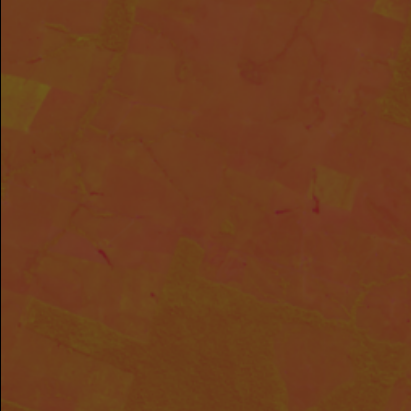
#> input picture img_example.png, 411 x 411 px, given in place of 67_20210714_20210721_02_T1_clipped_0_23_vertical_crop000.png, which was not available
$ jupyter execute tentativa.ipynb
#> lines starting #> are read from the running program, lines starting #| are printed output that depends on the picture; pictures that were not available may be replaced by others from this repository, and a replacement may not be noted
[cell 1]
from glob import glob
from argparse import ArgumentDefaultsHelpFormatter, ArgumentParser
import argparse
import shutil
import matplotlib.pyplot as plt
import numpy as np
import cv2

NDVI = cv2.imread('/home/emili/Área de Trabalho/cloud_painting/data/peru_dataset/dataset_14745/val/random_thick_256/LC08_L1TP_001067_20210714_20210721_02_T1_clipped_0_23_vertical_crop000.png', cv2.IMREAD_UNCHANGED)
#> NDVI is the input picture: shape (411, 411, 4); mean B, G, R, A 29.4, 61.3, 111.8, 255
fig, ax = plt.subplots()

im = ax.imshow(NDVI, cmap='winter')
cbar = fig.colorbar(im)
cbar.ax.set_ylabel('NDVI', fontsize=14)
ax.axis('off')
plt.show()
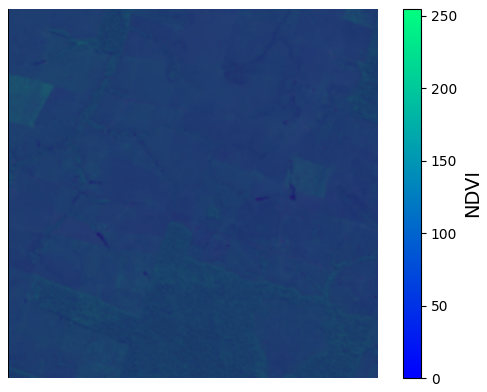
#> figure drawn by matplotlib, 2 panels; B, G, R data is drawn as R, G, B

LST = cv2.imread('/home/emili/Área de Trabalho/cloud_painting/data/val/LST/LC08_L1TP_001067_20210714_20210721_02_T1_clipped_0_23_vertical_crop000.png', cv2.IMREAD_UNCHANGED)
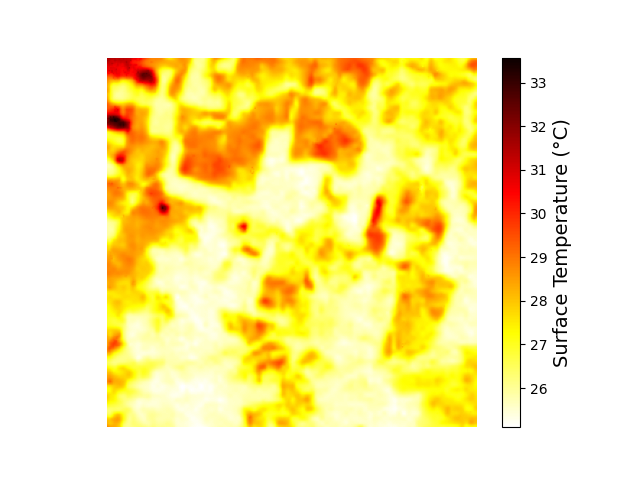
#> input picture lst_example.png, 640 x 480 px, given in place of 67_20210714_20210721_02_T1_clipped_0_23_vertical_crop000.png, which was not available
#> LST is the input picture: shape (480, 640, 4); mean B, G, R, A 171, 237.4, 252, 255
fig, ax = plt.subplots()
im = ax.imshow(LST, cmap='hot_r')
cbar = fig.colorbar(im)
cbar.ax.set_ylabel('Surface Temperature (°C)', fontsize=14)
ax.axis('off')
plt.show()
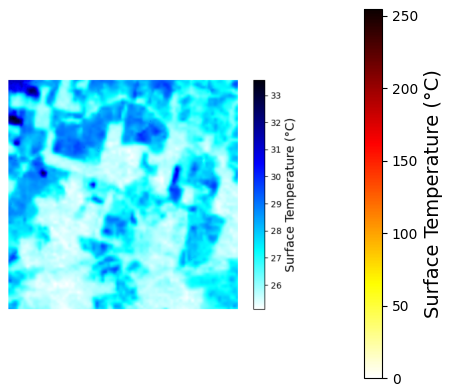
#> figure drawn by matplotlib, 2 panels; B, G, R data is drawn as R, G, B

[cell 2]
type(NDVI)

[cell 3]
NDVI.shape
#> Out = (411, 411, 4)

[cell 4]
np.unique(NDVI)
#> Out = 81 values from 0 to 255

[cell 5]
np.max(NDVI)
#> Out = 255

[cell 6]
np.min(NDVI)
#> Out = 0
